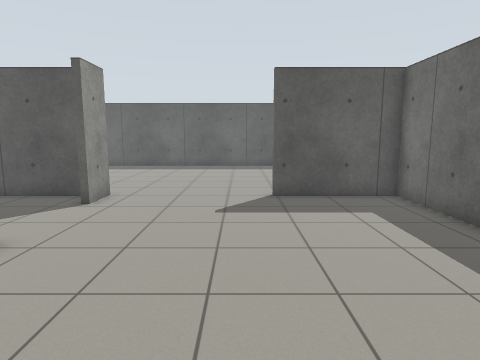
[1] (above)

16 first-person views from a walk through a robot-simulator world made for Gazebo. The camera is 1.2 m above the floor, tilts 8° down and sees 75° across. The floor is counted in squares, 0.5 m on a side. Each view is taken from the middle of a square. On the plan, view 1 faces up. The plan holds only what a view shows up to about 19 squares ahead; the rest is blank.

[2]
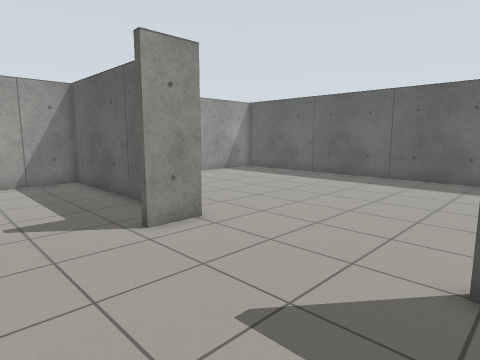

[3]
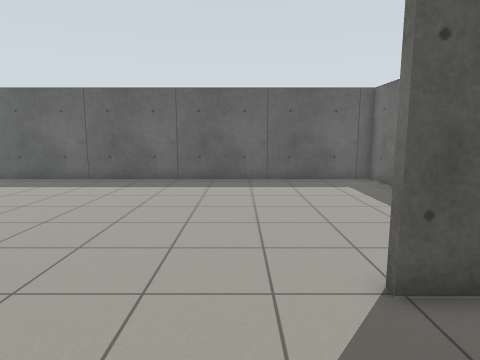

[4]
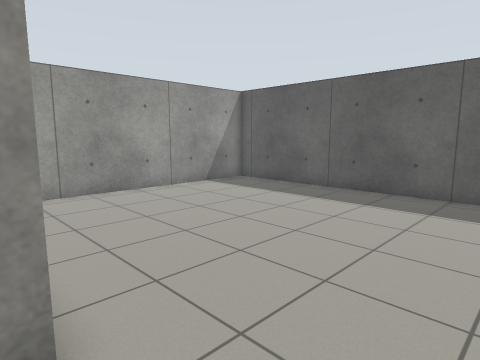

[5]
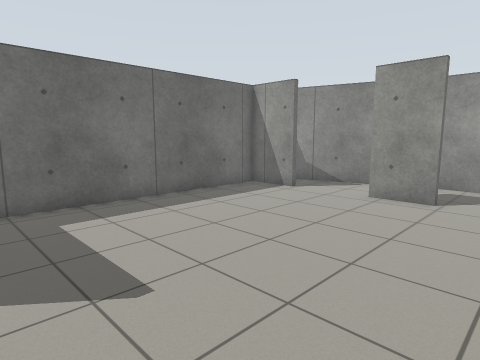

[6]
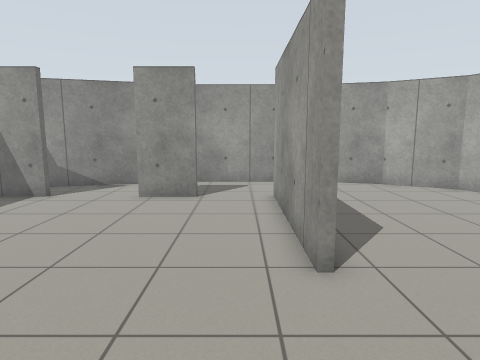

[7]
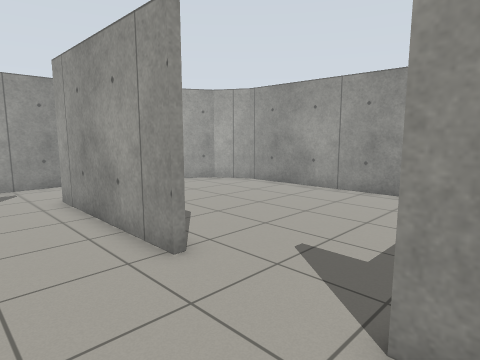

[8]
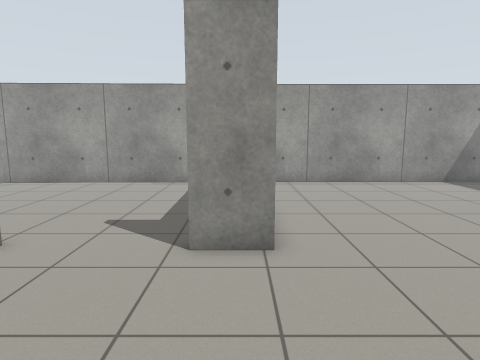

[9]
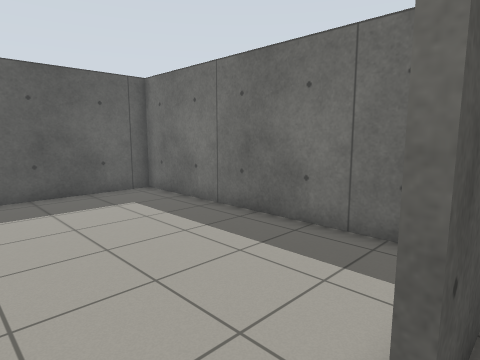

[10]
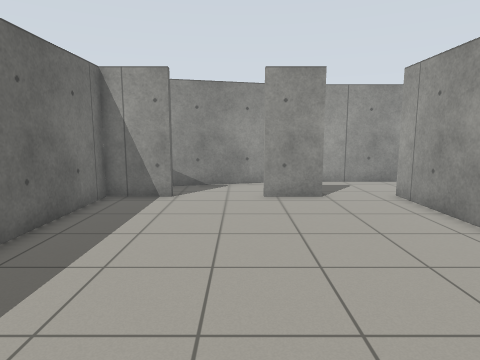

[11]
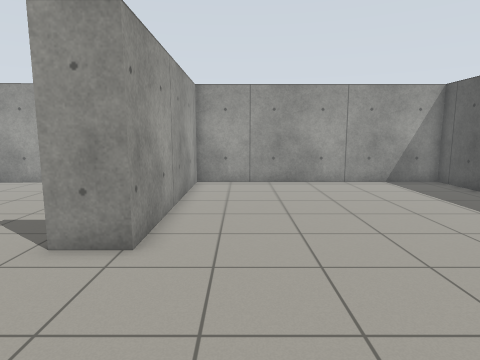

[12]
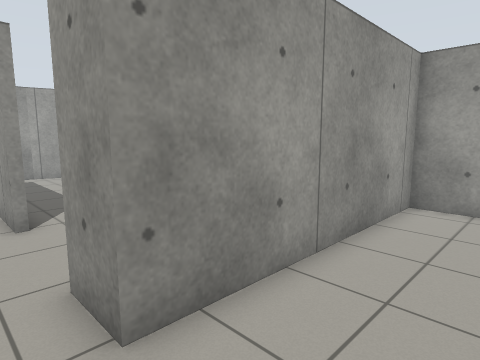

[13]
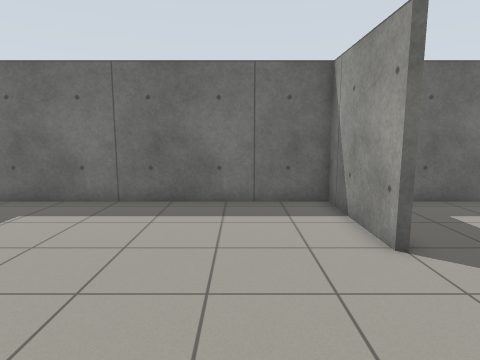

[14]
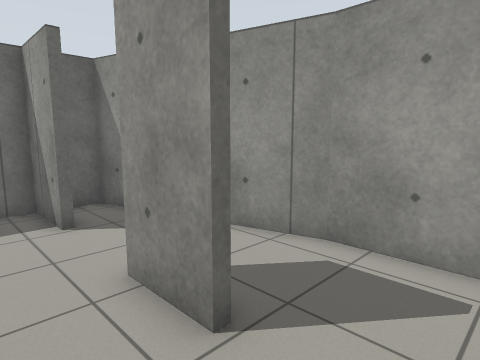

[15]
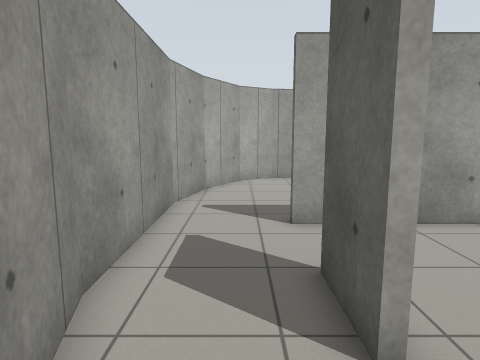

[16]
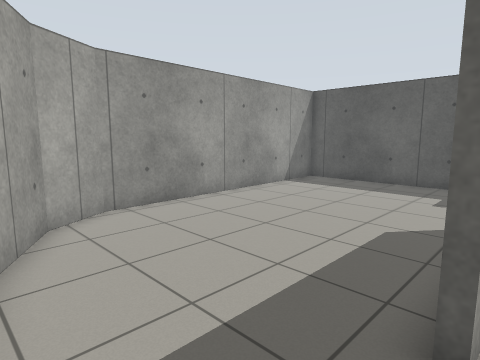

### Floor plan
Ten units are one square. View 1 is at (0, 0); x grows to the right and y downward. Boxes are objects, and circles mark ways between rooms. Rooms are numbered by the first view taken in them; rooms with no view inside come last. Other rooms are left out.
<svg viewBox="-159 -259 227 308">
<path fill="none" stroke="#000" d="M13 -127 63 -127 63 -254 -154 -254 -154 -127 -54 -127 -54 -109M-54 -67 -54 6M-24 3 1 3M1 6 -24 6M36 3 63 3 63 -124 12 -124M-15 44 63 23 63 13M-56 44 -14 44M-58 -67 -54 -67M-54 6 -58 6M-112 36 -81 44 -56 44M-54 -109 -57 -109M-64 -124 -154 -124 -149 2 -139 20 -111 36"/>
<circle cx="-60" cy="-85" r="3" fill="#2a7"/>
<circle cx="-60" cy="25" r="3" fill="#2a7"/>
<text x="-30" y="-130">1</text>
<text x="-100" y="-40">2</text>
</svg>
Room 1 opens to room 2.

Where each view was taken, in squares from view 1:
view 1: 0 up, 0 right, facing up
view 2: 7 up, 2 right, facing up-left
view 3: 8 up, 1 left, facing up
view 4: 12 up, 2 left, facing up-left
view 5: 12 up, 5 left, facing down-right
view 6: 12 up, 4 left, facing down
view 7: 12 up, 2 left, facing down-left
view 8: 12 up, 1 right, facing left
view 9: 12 up, 1 left, facing up-right
view 10: 12 up, 1 right, facing down
view 11: 15 up, 1 right, facing left
view 12: 16 up, 4 left, facing down-left
view 13: 16 up, 5 left, facing right
view 14: 2 up, 5 left, facing down-right
view 15: 2 down, 3 right, facing left
view 16: 4 down, 5 left, facing up-left
